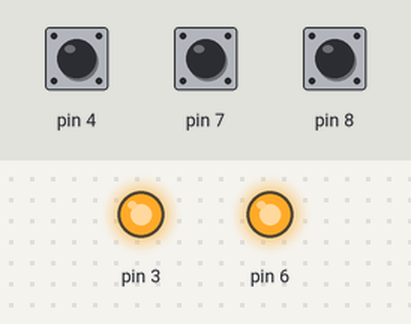
A sketch run on a simulated Arduino Uno, built with avr-gcc and run on an emulated ATmega328P. Shown: output pins drawn as LEDs (lit = HIGH). The inputs (shaded band) are chosen by the test bench; at power-on: pin 8 HIGH, pin 7 HIGH, pin 4 HIGH.

Above: at 1.2 s.
1.3 s: pin 8 pulled LOW for 1 s
At 3.0 s:
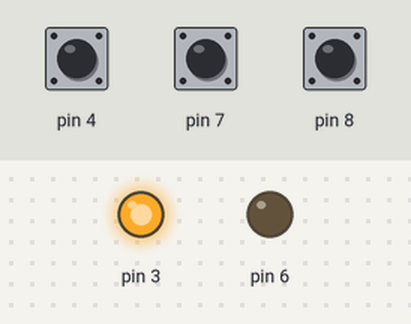
3.8 s: pin 7 pulled LOW for 0.15 s
At 4.4 s:
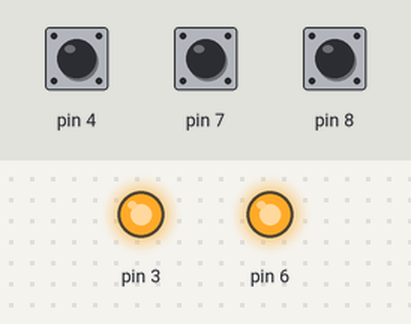
5.4 s: pin 8 pulled LOW for 3.2 s
At 6.6 s:
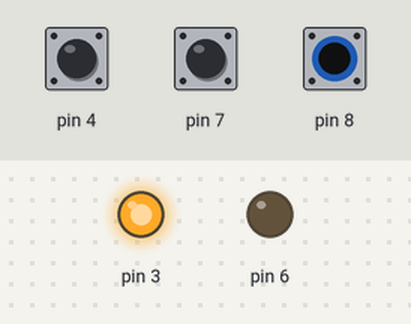
Timing chart, 0 to 8.4 s (numbered marks = the images above; inputs shaded):
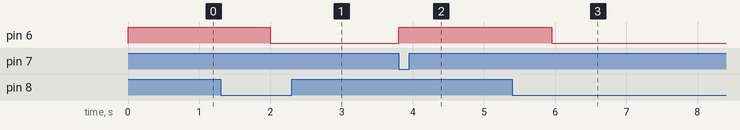

The sketch:

PoolControl.ino
```cpp
#include "IoControl.h"
/*

 */


IoControl Pump;
IoControl Blower;

void setup() {
  Serial.begin(9600);

  IoPin Pump_On  = {INPUT_PULLUP, 5, 1};
  IoPin Pump_Off = {INPUT_PULLUP, 4, 0};
  IoPin Pump_Ctrl= {OUTPUT, 3, 1};
  Pump.init(Pump_Off, Pump_On, Pump_Ctrl, 2000, 0);

  IoPin Blower_On  = {INPUT_PULLUP, 8, 1};
  IoPin Blower_Off = {INPUT_PULLUP, 7, 1};
  IoPin Blower_Ctrl= {OUTPUT, 6, 1};
  Blower.init(Blower_Off, Blower_On, Blower_Ctrl, 2000, 0);
}

void loop(){

  Pump.didChange_Handle();
  Blower.didChange_Handle();

}
```

IoControl.h
```cpp
#ifndef IOCONTROL_H
#define IOCONTROL_H

#include "Arduino.h"
/*
 */

struct IoPin
{
   int Mode; // Pin Mode
   byte Idx; // Pin Index
   boolean IsActiveLow;
};

// I/O Control class
// Provides discrete binary output control based on 2 discrete input controls
class IoControl
{
public:
  void init(
    IoPin PinIn_Off,
    IoPin PinIn_On,
    IoPin PinOut_Ctrl,
    int DebounceDelay_On,
    int DebounceDelay_Off
    )
  {
    // Store configuration

    pinOn = PinIn_On;
    pinOff = PinIn_Off;
    pinCtrl = PinOut_Ctrl;
    debounceDelay_On = DebounceDelay_On;
    debounceDelay_Off = DebounceDelay_Off;

    // Initialization
    pinMode(pinOn.Idx, pinOn.Mode);
    pinMode(pinOff.Idx, pinOff.Mode);
    pinMode(pinCtrl.Idx, pinCtrl.Mode);

    debounceTime = millis();
    setCtrlOutput(LOW);
  }

  // Control output state is logically handle as active high.
  // We use this function to set the actual state as is appropriate
  boolean didSet_CtrlOutput(boolean NewState)
  {
    // If changing to active state we apply the debounce logic
    if(NewState == HIGH)
    {
      if((millis() - debounceTime) < debounceDelay_On)
      {
        return false;
      }
    }
    else {
      if((millis() - debounceTime) < debounceDelay_Off)
      {
        return false;
      }
    }

    setCtrlOutput(NewState);

    debounceTime = millis();
    return true;
  }

  void setCtrlOutput(boolean NewState)
  {
    // Set the output based on active high or low
    if(pinCtrl.IsActiveLow)
    {
      digitalWrite(pinCtrl.Idx, !NewState);
    } else
    {
      digitalWrite(pinCtrl.Idx, NewState);
    }
  }

  boolean didChange_Handle()
  {
    boolean LastState = isActive_Pin(pinCtrl);

    if(isActive_Pin(pinOff))
    {
      didSet_CtrlOutput(LOW);
    }
    else
    if(isActive_Pin(pinOn) && !isActive_Pin(pinOff))
    {
      didSet_CtrlOutput(HIGH);
    }

    return (LastState != isActive_Pin(pinCtrl));
  }

  boolean isActive_Pin(IoPin Pin)
  {
    boolean CurrentState = ((!Pin.IsActiveLow) == digitalRead(Pin.Idx));
    return CurrentState;
  }

  IoPin pinOn;
  IoPin pinOff;
  IoPin pinCtrl;
  int debounceDelay_On;
  int debounceDelay_Off;
  unsigned long debounceTime;
};

#endif
```

Measured:
- after the input at 1.3 s, pin 6: HIGH → LOW after 0.70 s
- after the input at 3.8 s, pin 6: LOW → HIGH at once
- after the input at 5.4 s, pin 6: HIGH → LOW after 0.55 s
